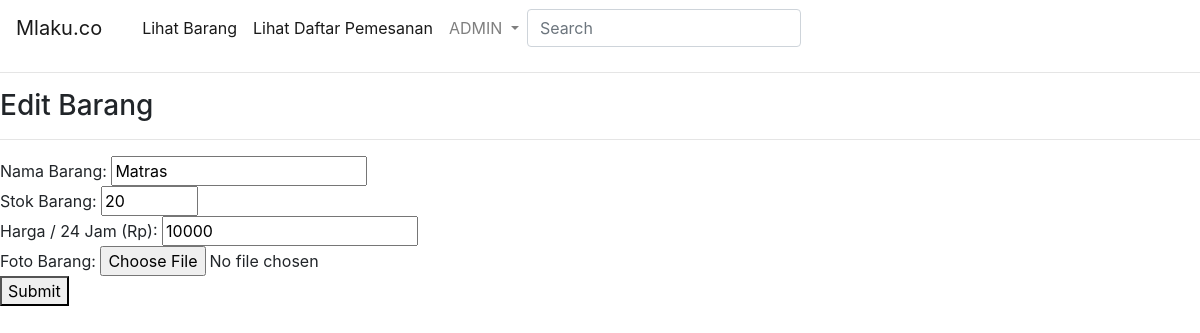
The app's page /admin/editproduk.php?id_bar=1 with its own data.
### tables this page shows
CREATE TABLE `itemproduk` (
  `id_bar` int(11) NOT NULL,
  `nama_bar` varchar(50) NOT NULL,
  `stok` int(11) NOT NULL,
  `harga` int(11) NOT NULL,
  `id_foto` int(11) NOT NULL
);

### admin/editproduk.php (the view, shortened to what this page needs)
<html>
<head>
    <link rel="stylesheet" href="https://maxcdn.bootstrapcdn.com/bootstrap/4.0.0/css/bootstrap.min.css">
    <link rel="stylesheet" href="../css/style.css">
</head>
<body>
  <nav class="navbar navbar-expand-md navbar-light">
    <a class="navbar-brand a" href="index.php">Mlaku.co</a>
    <div class="collapse navbar-collapse sticky" id="navbarSupportedContent">
        <ul class="navbar-nav mr-auto pl-2">
        <ul class="navbar-nav mr-auto pl-2">
            <li class="nav-item active">
                <a class="nav-link" href="view.php">Lihat Barang <span class="sr-only">(current)</span></a>
            </li>
            <li class="nav-item active">
                <a class="nav-link" href="lihatpesanan.php">Lihat Daftar Pemesanan <span class="sr-only">(current)</span></a>
            </li>
        </ul>
        <a class="nav-link dropdown-toggle" href="#" id="navbarDropdown" role="button" data-toggle="dropdown" aria-haspopup="true" aria-expanded="false">
            ADMIN
        </a>
        <form class="form-inline my-2 my-lg-0" method="GET" action="pencarian.php">
            <input class="form-control mr-sm-2" type="text" name="search" placeholder="Search" aria-label="Search" onkeyup="this.value = this.value.toLowerCase();">
        </form>
    </div>
</nav>
<hr>
<h3>Edit Barang</h3><hr>
<?php
include "../dbconnect.php";
$id_bar = $_GET['id_bar'];
$query = "SELECT i.id_bar as 'id_bar', i.nama_bar as 'nama_bar', i.stok as 'stok', i.harga as 'harga', f.nama_foto as 'nama_foto' FROM itemproduk i,fotoproduk f WHERE f.id_foto=i.id_foto AND i.id_bar='$id_bar'";
$sql = mysqli_query($konek, $query);
$row = mysqli_num_rows($sql);
if($row > 0){
  $data = mysqli_fetch_array($sql);
  ?>
  <form method="POST" action="ubah.php" enctype="multipart/form-data">
    Nama Barang:
        <input type='text' value='<?=$data['nama_bar']?>' placeholder='Masukkan Nama Barang' name='nabar' required> <br>
    Stok Barang:
        <input type='number' min=0 max=100 value='<?=$data['stok']?>' placeholder='Masukkan Stok Barang' name='stok' required> <br>
    Harga / 24 Jam (Rp):
        <input type='text' value='<?=$data['harga']?>' placeholder='Masukkan Harga Barang' name='harga' required> <br>
    Foto Barang:
        <input type='file' name='gambar' required><br>
   <td><button>Submit</button></td>
<?php }else{
  echo "<tr><td colspan='4'>Data tidak ada</td></tr>";
}
?>
    </form>
</body>
</html>

### records on screen
itemproduk: nabar "Matras", stok "20", harga "10000"
